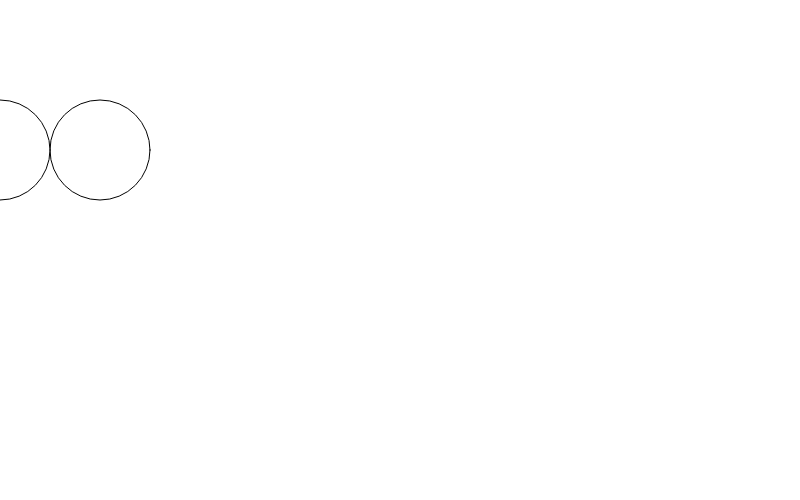
Frame 1 (no input)
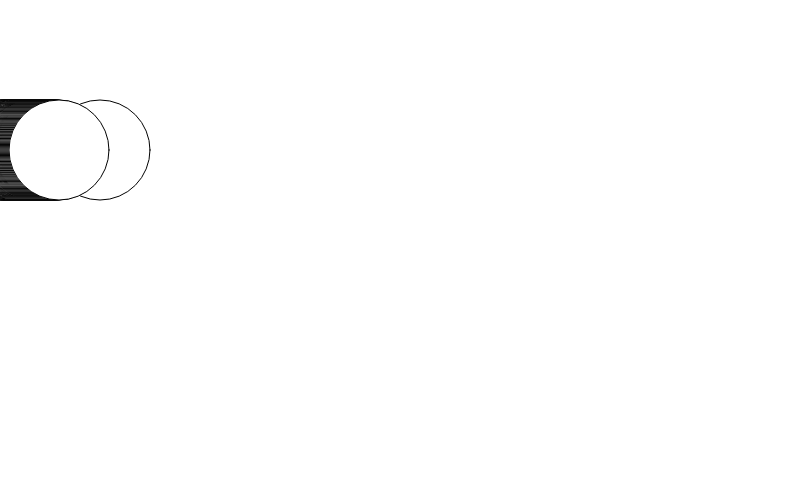
Frame 60 (no input)
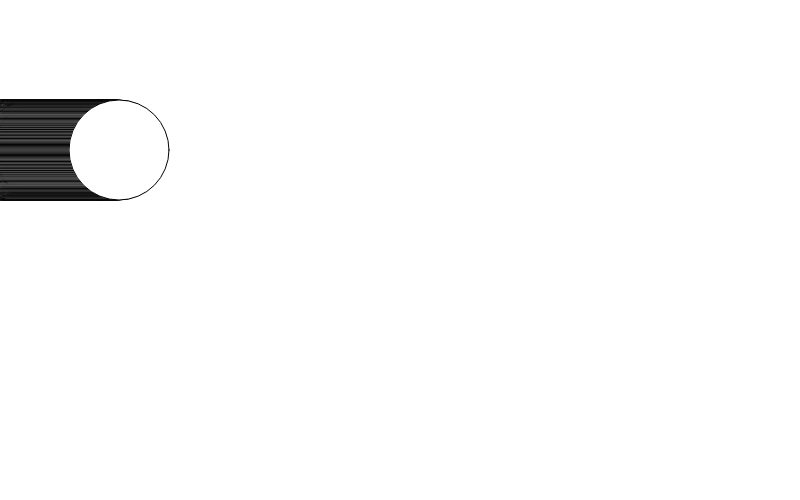
Frame 120 (the mouse pressed at the canvas centre since frame 60)

The p5.js sketch that drew these frames (run headless with seeded random() and noise() and a simulated clock; from frame 60 on, the mouse is pressed at the canvas centre):

// p5.js sketch
// ── sketch.js
function setup(){
  createCanvas(800,500);
  background(255);
  ellipse(100,150,100);
}

var x=0;
function draw(){
  ellipse(x,150,100);
  x++
}
